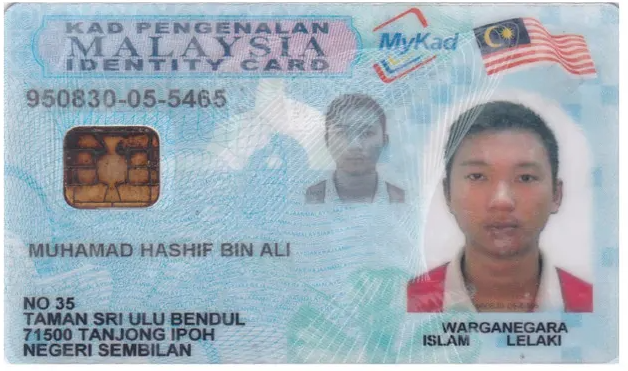
#> input picture fixtures/mykad_reference.png, 628 x 371 px, found by its file name
$ python malaysia-id-real-image-proof.py
#> lines starting #> are read from the running program, lines starting #| are printed output that depends on the picture
#> in extract, img is the input picture: shape (371, 628, 3); mean B, G, R 185.1, 175, 161.8
#!/usr/bin/env python3
"""Image-driven regression proof for the supplied MyKad and MyPR fixtures.

This test runs real Tesseract OCR over the same focused crop geometry used by
index.html and compares the recovered critical fields with visually verified
ground truth. No expected values are injected into OCR or used to correct OCR.
"""
from __future__ import annotations
import cv2
import pytesseract
import re
from pathlib import Path

ROOT = Path(__file__).resolve().parents[1]
FIX = ROOT / "tests" / "fixtures"

REGIONS = {
    "Malaysia MyKad": {
        "identity": (.0350,.1900,.3300,.1050,13,"gray",1.60,7,"0123456789-"),
        "identityAlt": (.0350,.1850,.3450,.1150,13,"green",1.50,7,"0123456789-"),
        "name": (.0350,.6200,.4850,.1350,14,"green",1.80,6,None),
        "nameAlt": (.0300,.6050,.5000,.1550,14,"gray",1.60,6,None),
        "address": (.0150,.6200,.5200,.3700,10,"gray",1.45,6,None),
        "addressAlt": (.0150,.6200,.5200,.3700,10,"green",1.35,6,None),
        "terminal": (.0200,.8950,.3200,.1000,18,"gray",1.40,7,None),
        "terminalAlt": (.0200,.8950,.3200,.1000,18,"green",1.40,7,None),
        "status": (.6500,.8350,.3400,.1550,14,"gray",1.55,6,None),
        "statusAlt": (.6500,.8350,.3400,.1550,14,"green",1.45,6,None),
    },
    "Malaysia MyPR": {
        "identity": (.0900,.3000,.3450,.0850,10,"gray",1.55,7,"0123456789-"),
        "identityAlt": (.0900,.3000,.3450,.0850,10,"green",1.45,7,"0123456789-"),
        "name": (.0750,.5750,.4300,.1450,11,"gray",1.45,6,None),
        "nameAlt": (.0700,.5650,.4500,.1650,11,"green",1.35,6,None),
        "address": (.0900,.7300,.3900,.1500,12,"gray",1.45,6,None),
        "addressAlt": (.0900,.7300,.3900,.1500,12,"green",1.35,6,None),
        "pnl": (.6350,.7350,.1600,.1050,12,"gray",1.45,6,None),
        "pnlAlt": (.6350,.7350,.1600,.1050,12,"green",1.35,6,None),
        "status": (.6350,.7250,.3500,.1450,14,"gray",1.55,6,None),
        "statusAlt": (.6350,.7250,.3500,.1450,14,"green",1.45,6,None),
    },
}

EXPECTED = {
    "Malaysia MyKad": {
        "Identity Number": "950830-05-5465",
        "Name": "MUHAMAD HASHIF BIN ALI",
        "Address": "NO 35 TAMAN SRI ULU BENDUL 71500 TANJONG IPOH NEGERI SEMBILAN",
        "Religion": "ISLAM",
        "Citizenship": "WARGANEGARA",
        "Gender": "LELAKI",
    },
    "Malaysia MyPR": {
        "Identity Number": "901231-10-6789",
        "Name": "TAN AH KON",
        "Address": "NO 42, JILAN MERAH, TAMAN KEMBOJA, 88400 KIANABALL",
        "Country of Origin": "PNL",
        "Religion": "ISLAM",
        "Citizenship": "PEMASTAUTIN TETAP / PR",
        "Gender": "LELAKI",
    },
}

FILES = {"Malaysia MyKad": FIX/"mykad_reference.png", "Malaysia MyPR": FIX/"mypr_reference.png"}
STATE_RE = r"(?:NEGERI\s+SEMBILAN|PULAU\s+PINANG|KUALA\s+LUMPUR|WILAYAH\s+PERSEKUTUAN|SELANGOR|MELAKA|JOHOR|PERAK|PAHANG|SABAH|SARAWAK|KELANTAN|KEDAH|PERLIS|TERENGGANU|PUTRAJAYA|LABUAN)"


def norm(s: str) -> str:
    return re.sub(r"\s+", " ", str(s or "").replace("\r", " ").strip())


def focused(img, spec) -> str:
    H,W = img.shape[:2]
#> H = 371; W = 628
    x,y,w,h,scale,mode,contrast,psm,whitelist = spec
    c = img[int(H*y):int(H*(y+h)), int(W*x):int(W*(x+w))]
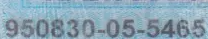
#> c: shape (39, 208, 3); mean B, G, R 180.7, 164.8, 138.2
    c = cv2.resize(c, None, fx=scale, fy=scale, interpolation=cv2.INTER_CUBIC)
#> c: shape (507, 2704, 3)
    if mode == "green": g = c[:,:,1]
    elif mode == "red": g = c[:,:,2]
    elif mode == "blue": g = c[:,:,0]
    else: g = cv2.cvtColor(c, cv2.COLOR_BGR2GRAY)
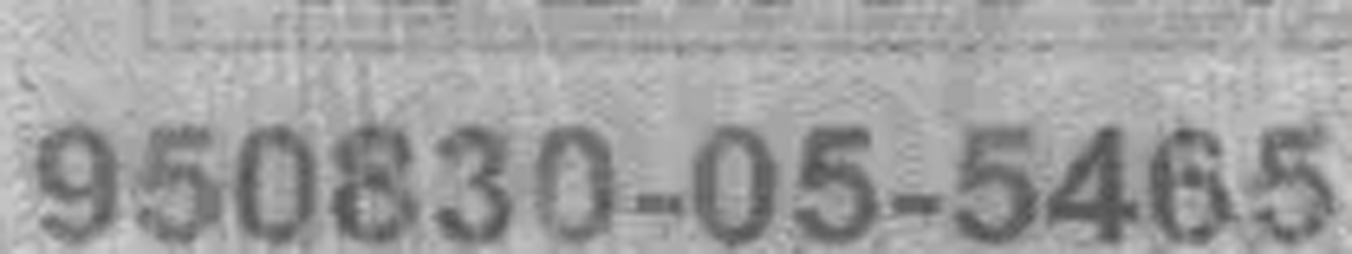
#> g: shape (507, 2704) (shown at 1/2 size); min 79, max 210, mean 158.6
    g = cv2.convertScaleAbs(g, alpha=contrast, beta=128*(1-contrast))
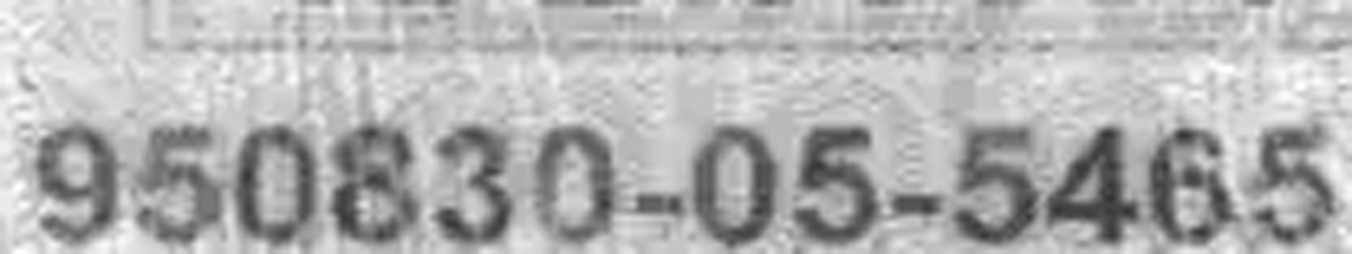
#> g: shape (507, 2704) (shown at 1/2 size); min 50, max 255, mean 177
    cfg = f"--psm {psm}" + (f" -c tessedit_char_whitelist={whitelist}" if whitelist else "")
#> (the run stopped early here; a loop or call above may not have finished)
